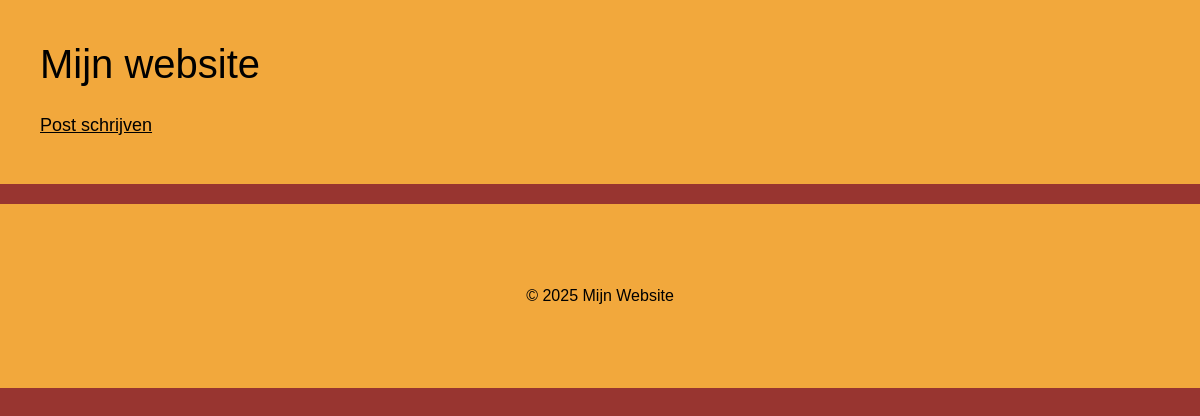
The app's page /, older data.
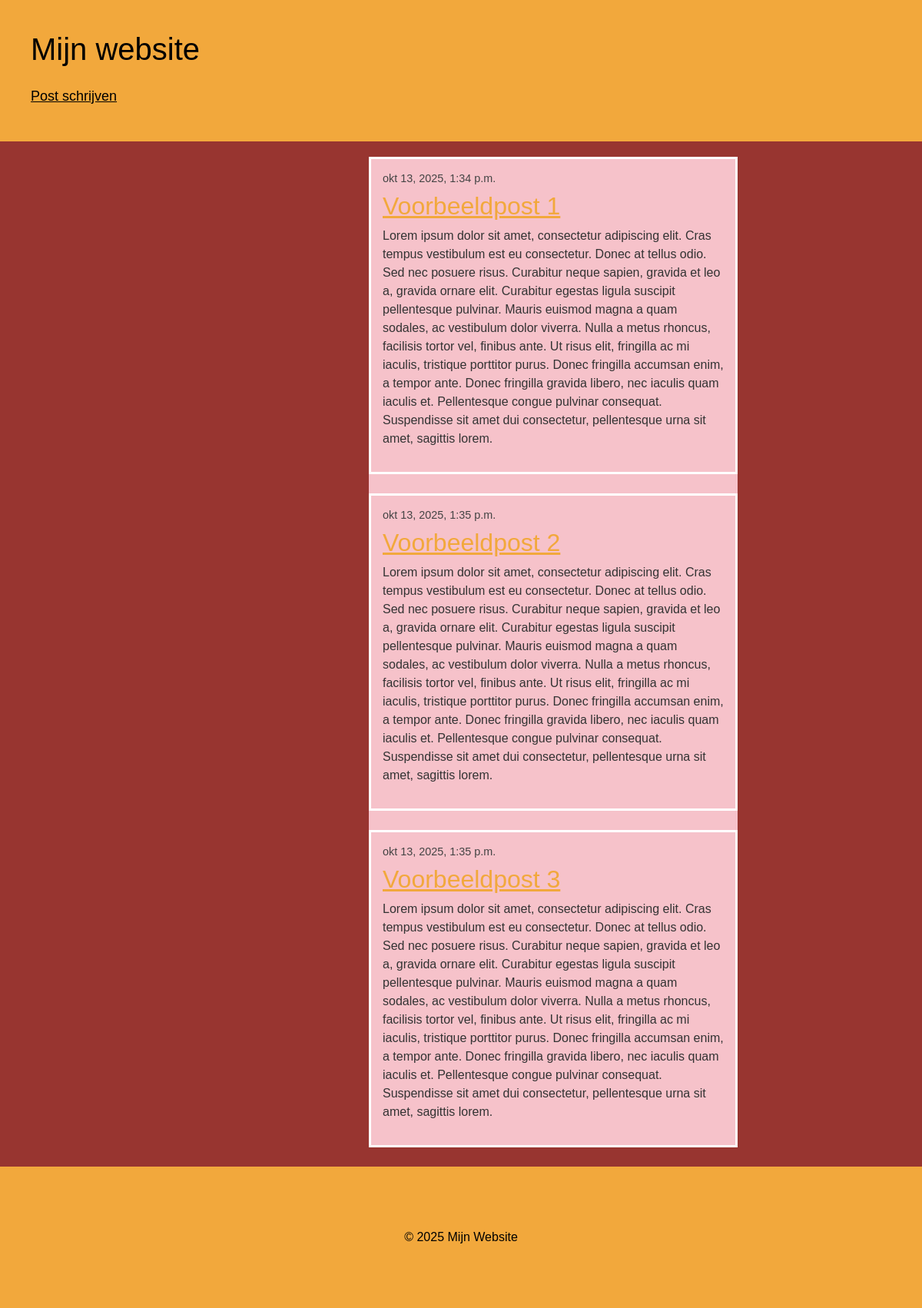
The same page, newer data.
### blog/models.py (models this page shows, shortened)
class Post(models.Model):
    author = models.ForeignKey(settings.AUTH_USER_MODEL, on_delete=models.CASCADE)
    title = models.CharField(max_length=200)
    text = models.TextField()
    created_date = models.DateTimeField(default=timezone.now)
    published_date = models.DateTimeField(blank=True, null=True)

### blog/views.py (the view)
# urls.py: path('', views.post_list, name='post_list'),
def post_list(request):
   posts = Post.objects.filter(published_date__lte=timezone.now()).order_by('published_date')
   return render(request, 'blog/post_list.html', {'posts': posts})

### blog/templates/blog/post_list.html
{% extends 'blog/base.html' %}
{% block inhoud %}
    {% for post in posts %}
        <article class="post">
            <time class="date">
                {{ post.published_date }}
            </time>
            <h2>
                <a href="{% url 'post_inhoud' pk=post.pk %}">{{ post.title }}</a>
            </h2>
            <p>{{ post.text|linebreaksbr }}</p>
        </article>
    {% endfor %}
{% endblock %}

### blog/templates/blog/base.html (shortened to what this page needs)
{% load static %}
<!DOCTYPE html>
<html lang="en" dir="ltr">
<head>
    <link
        href="https://cdn.jsdelivr.net/npm/bootstrap@5.1.3/dist/css/bootstrap.min.css"
        rel="stylesheet"
    >
    <link rel="stylesheet" href="{% static 'css/stijl.css' %}">
</head>
<body>
    <div class="header">
        <h1>Mijn website</h1>
    <a href="{% url 'post_nieuw' %}" class="top-menu">Post schrijven</a>
    </div>
    <div class="post-container">
        {% block inhoud %}
        {% endblock %}
    </div>
    <div class="footer">
        © 2025 Mijn Website
    </div>
</body>
</html>

### blog/static/css/stijl.css (style rules this page uses)
body { background-color: #983530; margin: 0; padding: 0; font-family: Arial, sans-serif; }
.header { background-color: #f2a83c; color: black; padding: 40px; font-size: 2em; margin-bottom: 20px; }
.post-container { background-color: #f6c2ca; margin-left: 40%; margin-right: 20%; max-width: none; margin-top: 0; padding: 0; }
article.post { background-color: #f6c2ca; padding: 15px; margin-bottom: 25px; border: 3px solid #ffffff; }
.date { color: #444; font-size: 0.9em; display: block; margin-bottom: 5px; }
article h2 a { color: #f2a83c; }
article p { color: #333; line-height: 1.5; }
.footer { background-color: #f2a83c; color: black; padding: 80px; text-align: center; margin-top: 20px; font-size: 1em; }
.top-menu { color: black !important; text-decoration: underline; font-size: 18px; }

Row changes from the older to the newer data that the page shows:
added Post: published_date "okt 13, 2025, 1:34 p.m.", title "Voorbeeldpost 1", text "Lorem ipsum dolor sit amet, consectetur adipiscing elit. Cras tempus vestibulum est eu consectetur. Donec at tellus odio. Sed nec posuere risus. Curabitur neque sapien, gravida et leo a, gravida ornare elit. Curabitur egestas ligula suscipit pellentesque pulvinar. Mauris euismod magna a quam sodales, ac vestibulum dolor viverra. Nulla a metus rhoncus, facilisis tortor vel, finibus ante. Ut risus elit, fringilla ac mi iaculis, tristique porttitor purus. Donec fringilla accumsan enim, a tempor ante. Donec fringilla gravida libero, nec iaculis quam iaculis et. Pellentesque congue pulvinar consequat. Suspendisse sit amet dui consectetur, pellentesque urna sit amet, sagittis lorem."
added Post: published_date "okt 13, 2025, 1:35 p.m.", title "Voorbeeldpost 2", text "Lorem ipsum dolor sit amet, consectetur adipiscing elit. Cras tempus vestibulum est eu consectetur. Donec at tellus odio. Sed nec posuere risus. Curabitur neque sapien, gravida et leo a, gravida ornare elit. Curabitur egestas ligula suscipit pellentesque pulvinar. Mauris euismod magna a quam sodales, ac vestibulum dolor viverra. Nulla a metus rhoncus, facilisis tortor vel, finibus ante. Ut risus elit, fringilla ac mi iaculis, tristique porttitor purus. Donec fringilla accumsan enim, a tempor ante. Donec fringilla gravida libero, nec iaculis quam iaculis et. Pellentesque congue pulvinar consequat. Suspendisse sit amet dui consectetur, pellentesque urna sit amet, sagittis lorem."
added Post: published_date "okt 13, 2025, 1:35 p.m.", title "Voorbeeldpost 3", text "Lorem ipsum dolor sit amet, consectetur adipiscing elit. Cras tempus vestibulum est eu consectetur. Donec at tellus odio. Sed nec posuere risus. Curabitur neque sapien, gravida et leo a, gravida ornare elit. Curabitur egestas ligula suscipit pellentesque pulvinar. Mauris euismod magna a quam sodales, ac vestibulum dolor viverra. Nulla a metus rhoncus, facilisis tortor vel, finibus ante. Ut risus elit, fringilla ac mi iaculis, tristique porttitor purus. Donec fringilla accumsan enim, a tempor ante. Donec fringilla gravida libero, nec iaculis quam iaculis et. Pellentesque congue pulvinar consequat. Suspendisse sit amet dui consectetur, pellentesque urna sit amet, sagittis lorem."
